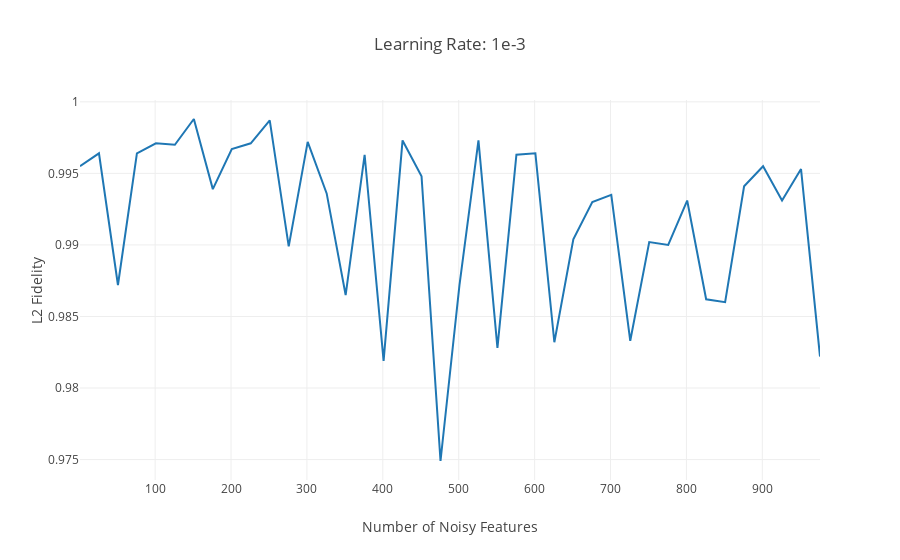

Write notebook code for a chart like this one.
### Markdown cell above
It is similar to the discrete model that the noisy features would not disturb the quality of classification when there is no hidden layers, although the accuracy is not that perfect. However, if there are too many noisy features, then the accuray would be reduced.

### Code cell
data = [go.Scatter(x=noise_dim,
                   y=np.array(accuracy),
                   mode="lines",
                   name="batch_size: 50"),]
layout = go.Layout(
    title='Learning Rate: 1e-3',
    xaxis=dict(
        title='Number of Noisy Features',
    ),
    yaxis=dict(
        title='L2 Fidelity'
    )
)
fig = go.Figure(data=data, layout=layout)
iplot(fig)

### Figure 1 — Plotly figure (JSON) as saved in the notebook; plotly's stock layout.template omitted (floating-point values rounded to 4 significant figures)
{"data": [{"mode": "lines", "name": "batch_size: 50", "type": "scatter", "x": [1, 26, 51, 76, 101, 126, 151, 176, 201, 226, 251, 276, 301, 326, 351, 376, 401, 426, 451, 476, 501, 526, 551, 576, 601, 626, 651, 676, 701, 726, 751, 776, 801, 826, 851, 876, 901, 926, 951, 976], "y": [0.9955, 0.9964, 0.9872, 0.9964, 0.9971, 0.997, 0.9988, 0.9939, 0.9967, 0.9971, 0.9987, 0.9899, 0.9972, 0.9936, 0.9865, 0.9963, 0.9819, 0.9973, 0.9948, 0.9749, 0.9872, 0.9973, 0.9828, 0.9963, 0.9964, 0.9832, 0.9904, 0.993, 0.9935, 0.9833, 0.9902, 0.99, 0.9931, 0.9862, 0.986, 0.9941, 0.9955, 0.9931, 0.9953, 0.9822]}], "layout": {"title": "Learning Rate: 1e-3", "xaxis": {"title": "Number of Noisy Features"}, "yaxis": {"title": "L2 Fidelity"}}}
